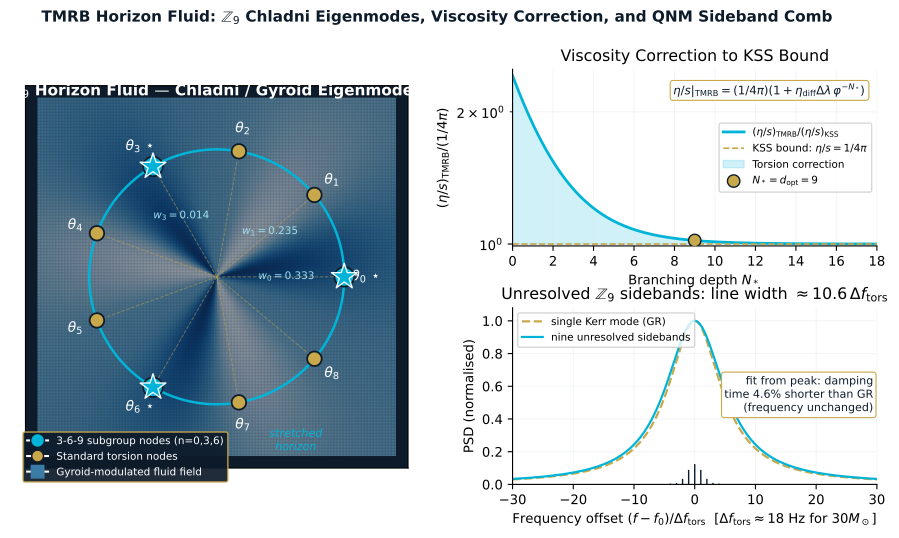

Recreate this plot in Python.
"""fig4_qnm_sideband_comb.py — three-panel horizon fluid figure.

Panel L  : Z9 Chladni nodal pattern on stretched horizon (gyroid eigenmode sum)
Panel TR : (eta/s)_TMRB / (1/4pi) vs branching depth N*
Panel BR : Z9 QNM sideband comb (PSD around f_QNM for 30 Msun BH)
"""
import numpy as np
import matplotlib as mpl
import matplotlib.pyplot as plt
from matplotlib.gridspec import GridSpec
from matplotlib.patches import Circle

NAVY = '#0D1B2A'; GOLD = '#C8A84B'; CYAN = '#00B4D8'
PALE = '#9EE0EF'; INK = '#142840'; LGRAY = '#D5DCE4'; MUTED = '#8AA0B8'
TEAL = '#0E5A6F'

mpl.rcParams.update({'font.family': 'DejaVu Sans', 'font.size': 9.5,
                     'mathtext.fontset': 'dejavusans', 'savefig.dpi': 300})

phi = (1+np.sqrt(5))/2
eta_diff = 0.82
delta_lam = 1.7287  # 2*pi/(9*kappa_CE), kappa_CE = 0.4038

fig = plt.figure(figsize=(11.0, 5.4))
gs = GridSpec(2, 2, figure=fig, width_ratios=[1.05, 1.0],
              height_ratios=[1.0, 1.0], hspace=0.35, wspace=0.28)

# ============================================================================
# LEFT PANEL — Chladni / gyroid eigenmodes
# ============================================================================
ax1 = fig.add_subplot(gs[:, 0])
ax1.set_facecolor(NAVY)

# Background gyroid-modulated field (smooth angular pattern)
NN = 240
xg = np.linspace(-1.4, 1.4, NN)
X, Y = np.meshgrid(xg, xg)
R2 = X**2 + Y**2
THETA = np.arctan2(Y, X)
field = np.cos(3*THETA) * np.exp(-0.6*R2) + 0.5*np.sin(6*THETA)*np.exp(-0.8*R2)
ax1.pcolormesh(X, Y, field, cmap='Blues', alpha=0.55, shading='auto', zorder=0)

# Stretched horizon ring
ax1.add_patch(Circle((0,0), 1.0, fill=False, edgecolor=CYAN, linewidth=1.8))
ax1.text(0.62, -1.18, 'stretched\nhorizon', color=CYAN, fontsize=8.0,
         ha='center', va='top', style='italic')

# Nine torsion nodes
N = 9
angles = 2*np.pi*np.arange(N)/N
# v4: Z9-symmetric weights w_n = exp(-pi d(n)^2/9)/3, d(n) = min(n, 9-n); Z_tors = 3
w_table = {0: 0.333, 1: 0.235, 3: 0.014}
for n, th in enumerate(angles):
    x, y = np.cos(th), np.sin(th)
    is_369 = n in (0, 3, 6)
    color = CYAN if is_369 else GOLD
    size  = 200 if is_369 else 110
    # Dashed spoke
    ax1.plot([0, 0.95*x], [0, 0.95*y], color=GOLD, linestyle='--',
             linewidth=0.7, alpha=0.5, zorder=1)
    ax1.scatter([x], [y], s=size, c=color, edgecolors=NAVY,
                linewidths=1.3, zorder=4)
    if is_369:
        ax1.scatter([x], [y], s=380, marker='*', c=CYAN,
                    edgecolors='white', linewidths=1.0, zorder=5, alpha=0.95)
    # Label
    lx, ly = 1.18*x, 1.18*y
    ax1.text(lx, ly, rf'$\theta_{{{n}}}$' + (r'$\,\star$' if is_369 else ''),
             ha='center', va='center', color='white', fontsize=10,
             fontweight='bold' if is_369 else 'normal')
    # Weight annotation for n=0,1,3
    if n in w_table:
        ax1.text(0.55*x, 0.55*y, rf'$w_{{{n}}}={w_table[n]:.3f}$',
                 ha='center', va='center', color=PALE, fontsize=7.5,
                 style='italic')

ax1.text(0, 1.45, r'$\mathbb{Z}_9$ Horizon Fluid — Chladni / Gyroid Eigenmodes',
         ha='center', va='center', color='white',
         fontsize=11, fontweight='bold')

# Legend
from matplotlib.lines import Line2D
leg_h = [
    Line2D([0],[0], marker='o', color='w', markerfacecolor=CYAN,
           markersize=10, markeredgecolor=NAVY,
           label='3-6-9 subgroup nodes (n=0,3,6)'),
    Line2D([0],[0], marker='o', color='w', markerfacecolor=GOLD,
           markersize=8.5, markeredgecolor=NAVY,
           label='Standard torsion nodes'),
    Line2D([0],[0], marker='s', color='w', markerfacecolor='#3A7CA5',
           markersize=10, markeredgecolor='none',
           label='Gyroid-modulated fluid field'),
]
ax1.legend(handles=leg_h, loc='lower left',
           bbox_to_anchor=(-0.02, -0.05),
           facecolor=NAVY, edgecolor=GOLD, framealpha=0.92,
           fontsize=7.5, labelcolor='white')

ax1.set_xlim(-1.5, 1.5); ax1.set_ylim(-1.5, 1.5)
ax1.set_aspect('equal'); ax1.set_xticks([]); ax1.set_yticks([])

# ============================================================================
# TOP RIGHT — viscosity correction
# ============================================================================
ax2 = fig.add_subplot(gs[0, 1])
N_ = np.linspace(0, 18, 400)
ratio = 1.0 + eta_diff * delta_lam * phi**(-N_)
ax2.plot(N_, ratio, color=CYAN, linewidth=2.0,
         label=r'$(\eta/s)_{\rm TMRB}/(\eta/s)_{\rm KSS}$')
ax2.axhline(1.0, color=GOLD, linestyle='--', linewidth=1.2,
            label=r'KSS bound: $\eta/s=1/4\pi$')
ax2.fill_between(N_, np.ones_like(N_), ratio, color=CYAN, alpha=0.18,
                 label='Torsion correction')

# d_opt = 9 marker
N_opt = 9
r_opt = 1.0 + eta_diff*delta_lam*phi**(-N_opt)
ax2.scatter([N_opt], [r_opt], s=80, color=GOLD, edgecolors=NAVY,
            zorder=5, label=rf'$N_* = d_{{\rm opt}}=9$')

# Equation box
ax2.text(0.97, 0.92,
         r'$\eta/s|_{\rm TMRB} = (1/4\pi)(1+\eta_{\rm diff}\Delta\lambda\,\varphi^{-N_*})$',
         transform=ax2.transAxes, ha='right', va='top', fontsize=8.5,
         color=NAVY, bbox=dict(boxstyle='round,pad=0.25', facecolor='white',
                                edgecolor=GOLD, linewidth=0.8))

ax2.set_xlabel(r'Branching depth $N_*$')
ax2.set_ylabel(r'$(\eta/s)_{\rm TMRB}/(1/4\pi)$')
ax2.set_title('Viscosity Correction to KSS Bound')
ax2.set_xlim(0, 18); ax2.set_yscale('log'); ax2.set_ylim(0.99, 2.5)
ax2.grid(True, which='both', alpha=0.30, color=LGRAY)
ax2.legend(loc='center right', fontsize=7.5)
ax2.spines['top'].set_visible(False); ax2.spines['right'].set_visible(False)

# ============================================================================
# BOTTOM RIGHT — Z9 QNM sideband comb (schematic PSD)
# ============================================================================
ax3 = fig.add_subplot(gs[1, 1])
# v4 r4: true ringdown widths. Schwarzschild 220: Q = 2.10, FWHM = 0.0942^-1 sideband spacings.
# Nine sidebands (Z9-symmetric weights) each with the full ringdown width blur into one line.
ratio = 0.09424                     # spacing / FWHM, mass independent (Schwarzschild)
hw = 0.5/ratio                      # half width at half maximum, in units of the spacing
n_modes = np.arange(-4, 5)
w_n = np.array([sum(np.exp(-np.pi*(n+9*k)**2/9) for k in range(-6, 7)) for n in n_modes])/3
x = np.linspace(-30, 30, 3000)
amp = np.sum(w_n[:, None]/(x[None, :] - n_modes[:, None] + 1j*hw), axis=0)
gr = 1/(x + 1j*hw)
p_t = np.abs(amp)**2; p_g = np.abs(gr)**2
ax3.plot(x, p_g/p_g.max(), color=GOLD, linestyle='--', linewidth=1.6, label='single Kerr mode (GR)')
ax3.plot(x, p_t/p_t.max(), color=CYAN, linewidth=1.6, label='nine unresolved sidebands')
for k, w in zip(n_modes, w_n):
    ax3.plot([k, k], [0, 0.12*w/w_n.max()], color=NAVY, linewidth=1.0)
ax3.set_xlabel(r'Frequency offset $(f-f_0)/\Delta f_{\rm tors}$  [$\Delta f_{\rm tors}\approx 18$ Hz for 30$M_\odot$]')
ax3.set_ylabel('PSD (normalised)')
ax3.set_title(r'Unresolved $\mathbb{Z}_9$ sidebands: line width $\approx 10.6\,\Delta f_{\rm tors}$')
ax3.set_xlim(-30, 30); ax3.set_ylim(0, 1.08)
ax3.grid(True, alpha=0.30, color=LGRAY)
ax3.text(0.99, 0.62, 'fit from peak: damping\ntime 4.6% shorter than GR\n(frequency unchanged)',
         transform=ax3.transAxes, ha='right', va='top', fontsize=8.0,
         color=NAVY, bbox=dict(boxstyle='round,pad=0.25', facecolor='white',
                                edgecolor=GOLD, linewidth=0.8))
ax3.legend(loc='upper left', fontsize=7.5)
ax3.spines['top'].set_visible(False); ax3.spines['right'].set_visible(False)

# Super-title
fig.suptitle(r'TMRB Horizon Fluid: $\mathbb{Z}_9$ Chladni Eigenmodes,'
             ' Viscosity Correction, and QNM Sideband Comb',
             fontsize=11, color=NAVY, y=0.99, fontweight='bold')

plt.savefig('fig4_qnm_sideband_comb.pdf', dpi=300, bbox_inches='tight')
plt.savefig('fig4_qnm_sideband_comb.png', dpi=300, bbox_inches='tight')
print('Wrote fig4_qnm_sideband_comb.{pdf,png}')
